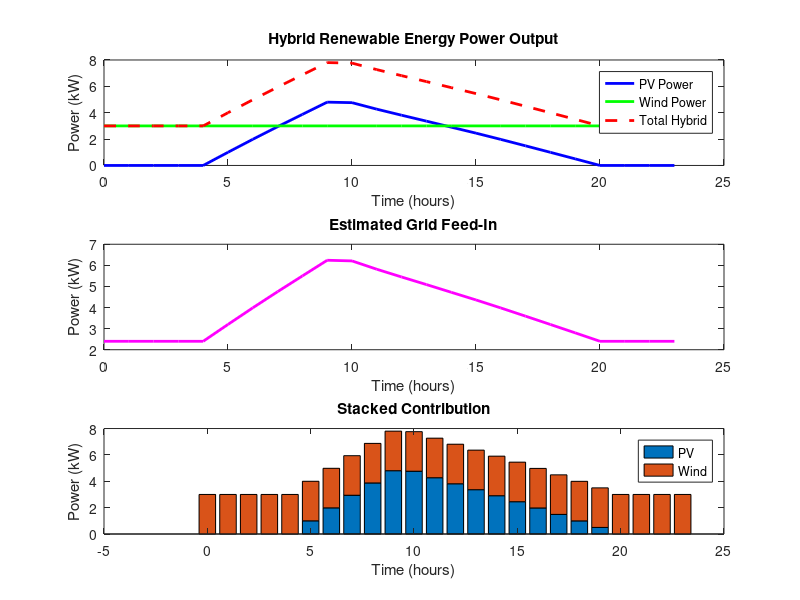

Write the MATLAB code that produced this figure.
% Hybrid_Renewable_Integration.m
% Author: Alfonso Davila Vera
% Date: October 07, 2025
% Description: Simulates integration of solar PV and wind energy into a power system.
% Inputs: Environmental data (irradiance, temperature, wind speed).
% Outputs: Power curves, total energy, efficiency metrics.

clear; clc; close all;

% System Parameters (Customizable based on real projects)
% Solar PV Parameters
PV_rated_power = 5;          % Rated power of PV array (kW)
PV_efficiency = 0.18;        % Module efficiency
PV_area = PV_rated_power / (PV_efficiency * 1);  % Area in m² (assuming 1 kW/m² STC)
PV_temp_coeff = -0.004;      % Temperature coefficient (/°C)
PV_ref_temp = 25;            % Reference temperature (°C)
MPPT_efficiency = 0.98;      % Approximate MPPT efficiency

% Wind Turbine Parameters
Wind_rated_power = 3;        % Rated power (kW)
Wind_cut_in = 3;             % Cut-in wind speed (m/s)
Wind_rated_speed = 12;       % Rated wind speed (m/s)
Wind_cut_out = 25;           % Cut-out wind speed (m/s)
Air_density = 1.225;         % kg/m³
Rotor_diameter = 10;         % m
Cp_max = 0.45;               % Max power coefficient (Betz limit ~0.59, practical 0.45)

% Sample Environmental Data (24-hour profile; replace with real data)
hours = 0:23;
irradiance = [0, 0, 0, 0, 0, 200, 400, 600, 800, 1000, 1000, 900, 800, 700, 600, 500, 400, 300, 200, 100, 0, 0, 0, 0];  % W/m²
temperature = [20, 19, 18, 18, 19, 20, 22, 25, 28, 30, 32, 33, 32, 30, 28, 25, 23, 22, 21, 20, 19, 18, 18, 17];  % °C
wind_speed = [5, 6, 7, 6, 5, 4, 5, 6, 7, 8, 9, 10, 11, 10, 9, 8, 7, 6, 5, 4, 5, 6, 7, 6];  % m/s

% Calculate Solar PV Power
PV_power = zeros(size(hours));
for i = 1:length(hours)
    if irradiance(i) > 0
        % Basic PV power equation with temperature correction
        temp_factor = 1 + PV_temp_coeff * (temperature(i) - PV_ref_temp);
        PV_power(i) = PV_area * irradiance(i)/1000 * PV_efficiency * temp_factor * MPPT_efficiency;
    end
end

% Calculate Wind Power
Wind_power = zeros(size(hours));
rotor_area = pi * (Rotor_diameter/2)^2;
for i = 1:length(hours)
    v = wind_speed(i);
    if v >= Wind_cut_in && v < Wind_rated_speed
        Wind_power(i) = 0.5 * Air_density * rotor_area * v^3 * Cp_max;
    elseif v >= Wind_rated_speed && v < Wind_cut_out
        Wind_power(i) = Wind_rated_power;
    end
    Wind_power(i) = min(Wind_power(i), Wind_rated_power);  % Cap at rated
end

% Total Integrated Power (Hybrid)
Total_power = PV_power + Wind_power;

% Efficiency and Energy Yield
Total_energy = trapz(hours, Total_power);  % kWh (integral over time)
System_efficiency = (Total_energy / (sum(irradiance)/1000 * PV_area + sum(0.5 * Air_density * rotor_area * wind_speed.^3 * Cp_max))) * 100;  % Approximate %

% Grid Contribution Estimate (Assume 80% fed to grid after losses/self-use)
Grid_feed_in = Total_power * 0.8;

% Display Results
fprintf('Total Daily PV Energy: %.2f kWh\n', trapz(hours, PV_power));
fprintf('Total Daily Wind Energy: %.2f kWh\n', trapz(hours, Wind_power));
fprintf('Total Hybrid Energy: %.2f kWh\n', Total_energy);
fprintf('System Efficiency: %.2f%%\n', System_efficiency);

% Visualization
figure;
subplot(3,1,1);
plot(hours, PV_power, 'b-', 'LineWidth', 2); hold on;
plot(hours, Wind_power, 'g-', 'LineWidth', 2);
plot(hours, Total_power, 'r--', 'LineWidth', 2);
xlabel('Time (hours)'); ylabel('Power (kW)');
legend('PV Power', 'Wind Power', 'Total Hybrid');
title('Hybrid Renewable Energy Power Output');

subplot(3,1,2);
plot(hours, Grid_feed_in, 'm-', 'LineWidth', 2);
xlabel('Time (hours)'); ylabel('Power (kW)');
title('Estimated Grid Feed-In');

subplot(3,1,3);
bar(hours, [PV_power; Wind_power]', 'stacked');
xlabel('Time (hours)'); ylabel('Power (kW)');
legend('PV', 'Wind');
title('Stacked Contribution');

% Save results to CSV for MEP integration (e.g., import to Revit/Dynamo)
results = [hours', PV_power', Wind_power', Total_power', Grid_feed_in'];
csvwrite('hybrid_energy_output.csv', results);
disp('Results saved to hybrid_energy_output.csv');